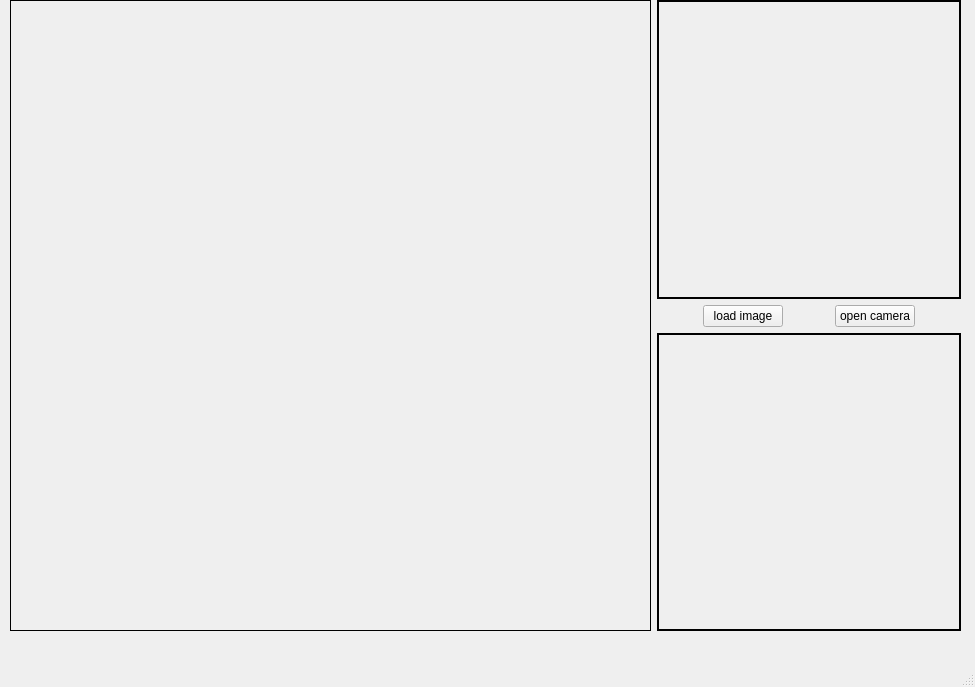
<?xml version="1.0" encoding="UTF-8"?>
<ui version="4.0">
 <class>MainWindow</class>
 <widget class="QMainWindow" name="MainWindow">
  <property name="geometry">
   <rect>
    <x>0</x>
    <y>0</y>
    <width>975</width>
    <height>687</height>
   </rect>
  </property>
  <property name="windowTitle">
   <string>MainWindow</string>
  </property>
  <widget class="QWidget" name="centralwidget">
   <widget class="QWidget" name="widget" native="true">
    <property name="geometry">
     <rect>
      <x>10</x>
      <y>0</y>
      <width>951</width>
      <height>631</height>
     </rect>
    </property>
    <layout class="QGridLayout" name="gridLayout">
     <item row="1" column="1">
      <spacer name="horizontalSpacer_2">
       <property name="orientation">
        <enum>Qt::Horizontal</enum>
       </property>
       <property name="sizeType">
        <enum>QSizePolicy::Preferred</enum>
       </property>
       <property name="sizeHint" stdset="0">
        <size>
         <width>40</width>
         <height>20</height>
        </size>
       </property>
      </spacer>
     </item>
     <item row="1" column="4">
      <widget class="QPushButton" name="pushButton_open">
       <property name="text">
        <string>open camera</string>
       </property>
      </widget>
     </item>
     <item row="1" column="3">
      <spacer name="horizontalSpacer">
       <property name="orientation">
        <enum>Qt::Horizontal</enum>
       </property>
       <property name="sizeType">
        <enum>QSizePolicy::Preferred</enum>
       </property>
       <property name="sizeHint" stdset="0">
        <size>
         <width>40</width>
         <height>20</height>
        </size>
       </property>
      </spacer>
     </item>
     <item row="1" column="2">
      <widget class="QPushButton" name="pushButton_load">
       <property name="text">
        <string>load image</string>
       </property>
      </widget>
     </item>
     <item row="0" column="0" rowspan="3">
      <widget class="QLabel" name="label_camera">
       <property name="sizePolicy">
        <sizepolicy hsizetype="Expanding" vsizetype="Preferred">
         <horstretch>0</horstretch>
         <verstretch>0</verstretch>
        </sizepolicy>
       </property>
       <property name="frameShape">
        <enum>QFrame::Box</enum>
       </property>
       <property name="text">
        <string/>
       </property>
      </widget>
     </item>
     <item row="1" column="5">
      <spacer name="horizontalSpacer_3">
       <property name="orientation">
        <enum>Qt::Horizontal</enum>
       </property>
       <property name="sizeType">
        <enum>QSizePolicy::Preferred</enum>
       </property>
       <property name="sizeHint" stdset="0">
        <size>
         <width>40</width>
         <height>20</height>
        </size>
       </property>
      </spacer>
     </item>
     <item row="0" column="1" colspan="5">
      <widget class="QLabel" name="label_image">
       <property name="frameShape">
        <enum>QFrame::WinPanel</enum>
       </property>
       <property name="text">
        <string/>
       </property>
      </widget>
     </item>
     <item row="2" column="1" colspan="5">
      <widget class="QLabel" name="label_result">
       <property name="frameShape">
        <enum>QFrame::WinPanel</enum>
       </property>
       <property name="text">
        <string/>
       </property>
      </widget>
     </item>
    </layout>
   </widget>
  </widget>
  <widget class="QMenuBar" name="menubar">
   <property name="geometry">
    <rect>
     <x>0</x>
     <y>0</y>
     <width>975</width>
     <height>22</height>
    </rect>
   </property>
  </widget>
  <widget class="QStatusBar" name="statusbar"/>
 </widget>
 <resources/>
 <connections/>
</ui>
